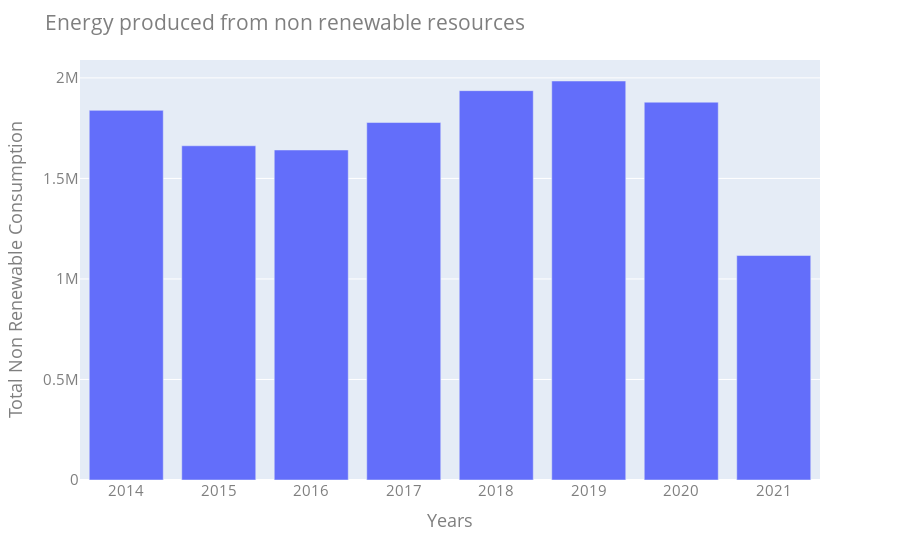
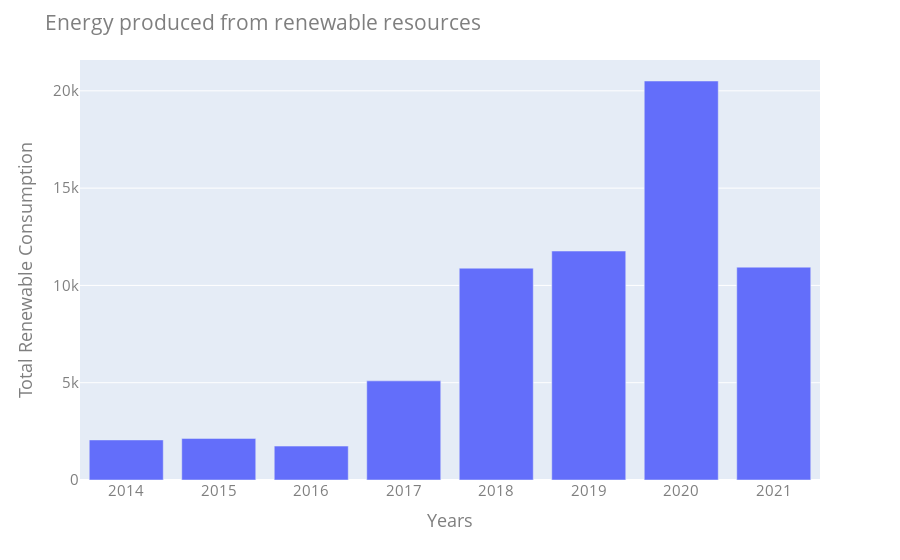

Notebook code for these charts, in order:
### Markdown cell above
If you look at the graph below, you can see that the production of non-renewable energy has been decreasing since 2019. In the case of 2021, data is only available until July, so there seems to be a lot of difference between 2020 and 2021. Renewable energy production has grown steadily every year as of 2016, and nearly doubled in 2019 and 2020. In the case of 2021, there seems to be a lot of difference from 2020 because there is only data until July. However, when compared with the previous year, in the case of 2021, it seems that the production will be similar to that of 2020.

### Code cell
non_renewable_energy= energydata[(energydata['Energy Description'] == 'Natural Gas')].groupby(['Year']).sum()
renewable_energy= energydata[(energydata['Energy Description'] == 'Solar Power') | (energydata['Energy Description'] == 'Solar Thermal')].groupby(['Year']).sum()

print("===== Non Renewable Energy (Electricity & Natural Gas) ========")
display(non_renewable_energy)
print("===== Renewable Energy (Solar Power & Solar Thermal)  ========")
display(renewable_energy)

years=['2014','2015','2016','2017','2018','2019','2020','2021']
fig = px.bar(non_renewable_energy, x=years, y='Total Consumption')
fig.update_layout(
    title="Energy produced from non renewable resources",
    xaxis_title="Years",
    yaxis_title="Total Non Renewable Consumption",
    font=dict(
        size=15,
        color="#7f7f7f"
    )
)
fig.show()

fig = px.bar(renewable_energy, x=years, y='Total Consumption')
fig.update_layout(
    title="Energy produced from renewable resources",
    xaxis_title="Years",
    yaxis_title="Total Renewable Consumption",
    font=dict(
        size=15,
        color="#7f7f7f"
    )
)
fig.show()

### Figure 1 — Plotly figure (JSON) as saved in the notebook; plotly's stock layout.template omitted (floating-point values rounded to 4 significant figures)
{"data": [{"alignmentgroup": "True", "hovertemplate": "x=%{x}<br>Total Consumption=%{y}<extra></extra>", "legendgroup": "", "marker": {"color": "#636efa", "pattern": {"shape": ""}}, "name": "", "offsetgroup": "", "orientation": "v", "showlegend": false, "textposition": "auto", "type": "bar", "x": ["2014", "2015", "2016", "2017", "2018", "2019", "2020", "2021"], "xaxis": "x", "y": [1838556, 1662432, 1641438, 1778015, 1936503, 1984580, 1879193, 1116475], "yaxis": "y"}], "layout": {"barmode": "relative", "font": {"color": "#7f7f7f", "size": 15}, "legend": {"tracegroupgap": 0}, "margin": {"t": 60}, "title": {"text": "Energy produced from non renewable resources"}, "xaxis": {"anchor": "y", "domain": [0, 1], "title": {"text": "Years"}}, "yaxis": {"anchor": "x", "domain": [0, 1], "title": {"text": "Total Non Renewable Consumption"}}}}

### Figure 2 — Plotly figure (JSON) as saved in the notebook; plotly's stock layout.template omitted (floating-point values rounded to 4 significant figures)
{"data": [{"alignmentgroup": "True", "hovertemplate": "x=%{x}<br>Total Consumption=%{y}<extra></extra>", "legendgroup": "", "marker": {"color": "#636efa", "pattern": {"shape": ""}}, "name": "", "offsetgroup": "", "orientation": "v", "showlegend": false, "textposition": "auto", "type": "bar", "x": ["2014", "2015", "2016", "2017", "2018", "2019", "2020", "2021"], "xaxis": "x", "y": [2059.0, 2138.0, 1743.0, 5095.0, 10880.0, 11770.0, 20510.0, 10940.0], "yaxis": "y"}], "layout": {"barmode": "relative", "font": {"color": "#7f7f7f", "size": 15}, "legend": {"tracegroupgap": 0}, "margin": {"t": 60}, "title": {"text": "Energy produced from renewable resources"}, "xaxis": {"anchor": "y", "domain": [0, 1], "title": {"text": "Years"}}, "yaxis": {"anchor": "x", "domain": [0, 1], "title": {"text": "Total Renewable Consumption"}}}}
